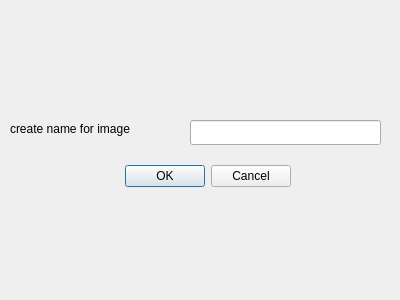
<?xml version="1.0" encoding="UTF-8"?>
<ui version="4.0">
 <class>nameforimage</class>
 <widget class="QDialog" name="nameforimage">
  <property name="geometry">
   <rect>
    <x>0</x>
    <y>0</y>
    <width>400</width>
    <height>300</height>
   </rect>
  </property>
  <property name="windowTitle">
   <string>Dialog</string>
  </property>
  <widget class="QDialogButtonBox" name="buttonBox">
   <property name="geometry">
    <rect>
     <x>100</x>
     <y>160</y>
     <width>191</width>
     <height>32</height>
    </rect>
   </property>
   <property name="orientation">
    <enum>Qt::Horizontal</enum>
   </property>
   <property name="standardButtons">
    <set>QDialogButtonBox::Cancel|QDialogButtonBox::Ok</set>
   </property>
  </widget>
  <widget class="QLabel" name="label">
   <property name="geometry">
    <rect>
     <x>10</x>
     <y>120</y>
     <width>161</width>
     <height>17</height>
    </rect>
   </property>
   <property name="text">
    <string>create name for image</string>
   </property>
  </widget>
  <widget class="QLineEdit" name="lineEdit">
   <property name="geometry">
    <rect>
     <x>190</x>
     <y>120</y>
     <width>191</width>
     <height>25</height>
    </rect>
   </property>
  </widget>
 </widget>
 <resources/>
 <connections>
  <connection>
   <sender>buttonBox</sender>
   <signal>accepted()</signal>
   <receiver>nameforimage</receiver>
   <slot>accept()</slot>
   <hints>
    <hint type="sourcelabel">
     <x>248</x>
     <y>254</y>
    </hint>
    <hint type="destinationlabel">
     <x>157</x>
     <y>274</y>
    </hint>
   </hints>
  </connection>
  <connection>
   <sender>buttonBox</sender>
   <signal>rejected()</signal>
   <receiver>nameforimage</receiver>
   <slot>reject()</slot>
   <hints>
    <hint type="sourcelabel">
     <x>316</x>
     <y>260</y>
    </hint>
    <hint type="destinationlabel">
     <x>286</x>
     <y>274</y>
    </hint>
   </hints>
  </connection>
 </connections>
</ui>
